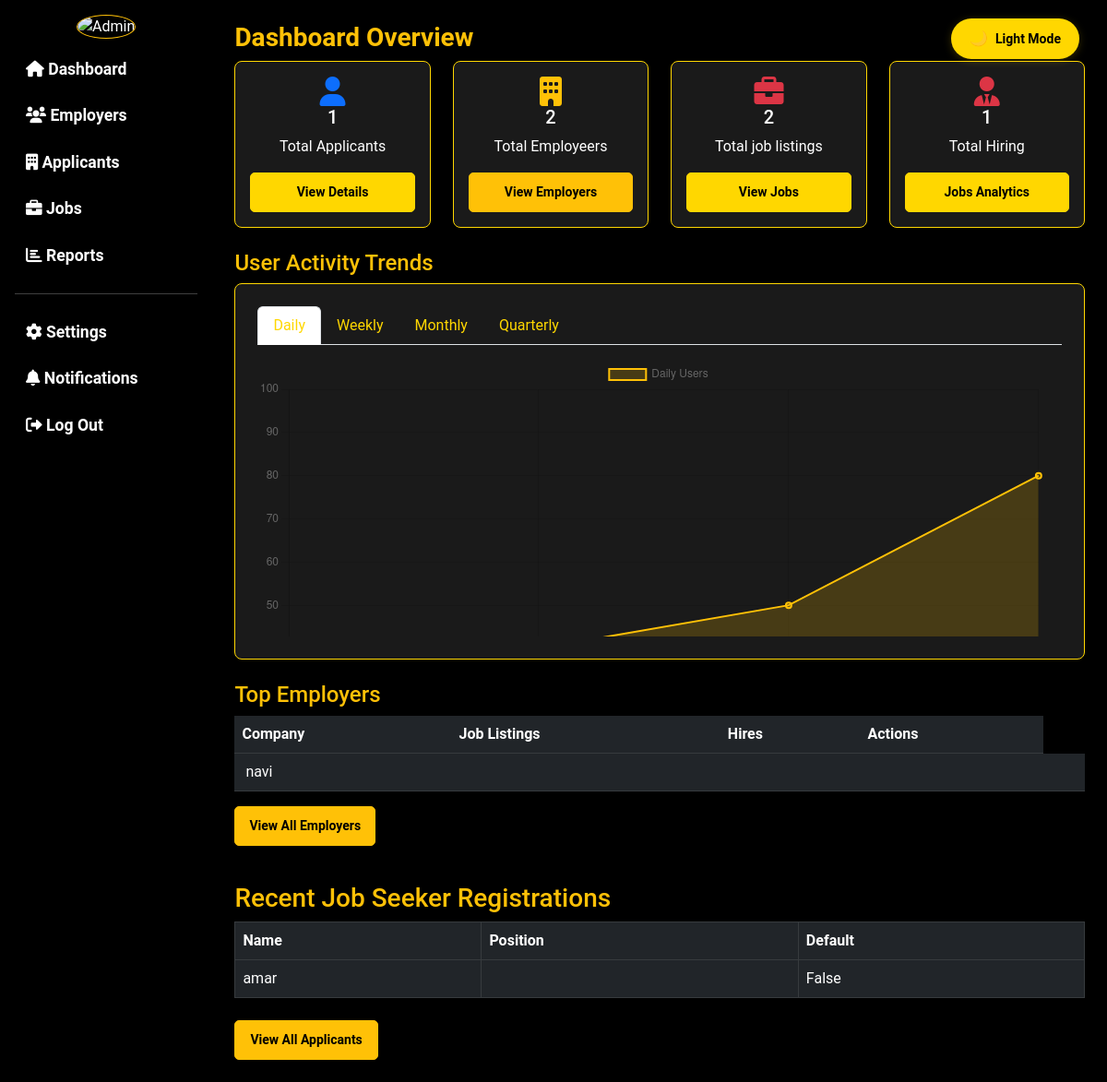
The page /admin_dashboard (signed in) on the database as committed earlier.
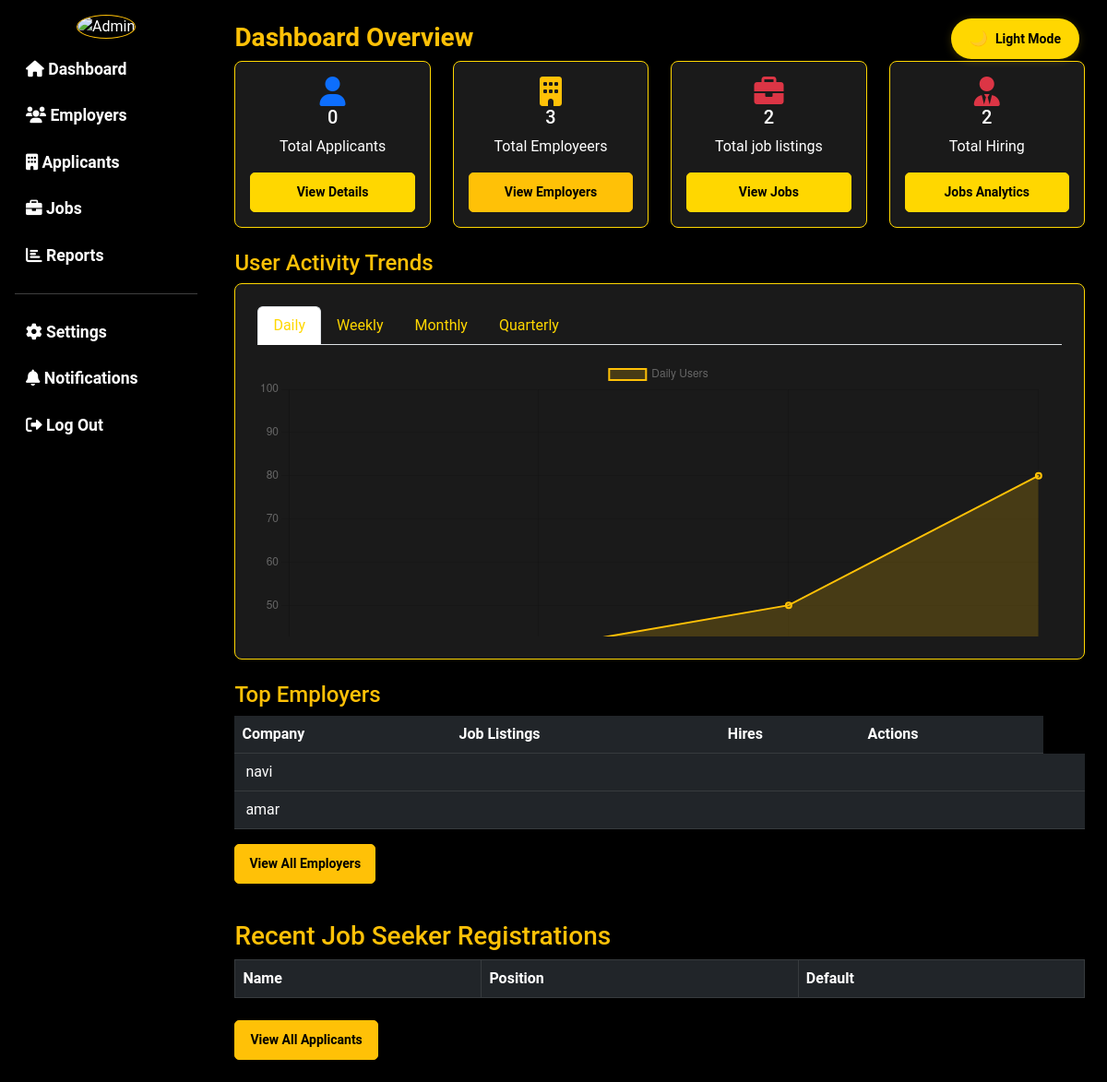
The same page on the database as committed later.
### models.py (models this page shows, shortened)
class User(db.Model, UserMixin):
    id = db.Column(db.Integer, primary_key=True)
    name = db.Column(db.String(100), nullable=False)
    email = db.Column(db.String(100), nullable=False, unique=True)
    password = db.Column(db.String(255), nullable=False)
    role_id = db.Column(db.Integer, db.ForeignKey('role.id'), nullable=False, default=2)
    flag = db.Column(db.Boolean, default=False)
    created_at = db.Column(db.DateTime, default=datetime.utcnow)
    role = db.relationship('Role', backref=db.backref('users', lazy=True))

class Applicants(db.Model):
    id = db.Column(db.Integer, primary_key=True)
    name = db.Column(db.String(100), nullable=False)
    email = db.Column(db.String(100), nullable=False, unique=True)
    password = db.Column(db.String(255), nullable=False)
    approval = db.Column(db.Boolean, default=False)

### app.py (the view)
@app.route('/admin_dashboard')
def admin_dashboard():
    print("Session Data in Admin Dashboard:", session)
    if 'user_email' not in session or session.get('role') != 'admin':
        flash("Access Denied!", "danger")
        return redirect(url_for('login'))
    user = User.query.all()
    applicants = Applicants.query.all()
    jobs = Job.query.all()
    hired_count = Hired.query.all()
    return render_template('admin_dashboard.html', user=user, applicants=applicants, jobs=jobs, hired_count=hired_count)

### static/templates/admin_dashboard.html (shortened to what the changed rows need)
<!DOCTYPE html>
<html lang="en">
<head>
  <link rel="stylesheet" href="https://cdnjs.cloudflare.com/ajax/libs/font-awesome/6.0.0/css/all.min.css">
  <link rel="stylesheet" href="https://cdnjs.cloudflare.com/ajax/libs/bootstrap/5.3.0/css/bootstrap.min.css">
</head>
<body>
  <div class="d-flex">
    <main class="container-fluid p-4">
      <div class="row">
        <div class="col-md-3">
          <div class="card p-3 text-center">
            <i class="fas fa-user text-primary fa-2x"></i>
            <h5>{{ applicants | length}}</h5>
            <p>Total Applicants</p>
            <button class="btn btn-primary">View Details</button>
          </div>
        </div>
        <div class="col-md-3">
          <div class="card p-3 text-center">
            <i class="fas fa-building text-warning fa-2x"></i>
            <h5>{{ user | length}} </h5>
            <p>Total Employeers</p>
            <button class="btn btn-warning">View Employers</button>
          </div>
        </div>
        <div class="col-md-3">
            <div class="card p-3 text-center">
              <i class="fas fa-user-tie text text-danger fa-2x"></i>
              <h5>{{hired_count | length}}</h5>
              <p>Total Hiring</p>
              <button class="btn btn-primary">Jobs Analytics</button>
            </div>
          </div>
      </div>
      <table class="table table-dark table-hover">
        <thead>
            <tr>
                <th>Company</th>
                <th>Job Listings</th>
                <th>Hires</th>
                <th>Actions</th>
            </tr>
        </thead>
        <tbody>
            {% for company in user[1::] %}
            <tr>
                <td>
                    <img src="{{ company.logo }}" class="rounded-circle" width="40"> {{ company.name }}
                </td>
                <td>{{ company.job_listings }} </td>
                <td>{{ company.last_post }}</td>
                <td>{{ company.hires }}</td>
                <td class="{% if company.status == 'Active' %}text-success{% elif company.status == 'Pending' %}text-danger{% elif company.status == 'Review' %}text-warning{% endif %}">
                </td>
            </tr>
            {% endfor %}
        </tbody>
    </table>
<table class="table table-dark table-bordered">
    <thead>
        <tr>
            <th>Name</th>
            <th>Position</th>
            <th>Default</th>
        </tr>
    </thead>
    <tbody>
        {% for applicant in applicants %}
        <tr>
            <td>{{ applicant.name }}</td>
            <td>{{ applicant.position }}</td>
            <td>{{ applicant.approval }}</td>
        </tr>
        {% endfor %}
    </tbody>
</table>
    </main>
  </div>
  <script>
    // Initialize
    JS('-js', {
        particles: {
            number: {
                value: 80,
                density: {
                    enable: true,
                    value_area: 800
                }
            },
            color: {
                value: '#ffffff'
            },
            shape: {
                type: 'circle'
            },
            opacity: {
                value: 0.5,
                random: false
            },
            size: {
                value: 3,
                random: true
            },
            line_linked: {
                enable: true,
                distance: 150,
                color: '#ffffff',
                opacity: 0.4,
                width: 1
            },
            move: {
                enable: true,
                speed: 6,
                direction: 'none',
                random: false,
                straight: false,
                out_mode: 'out',
                bounce: false
            }
        },
        interactivity: {
            detect_on: 'canvas',
            events: {
                onhover: {
                    enable: true,
                }
            }
        }
    });
  </script>
</body>
</html>

Rows that differ between the two databases and show on the page:
removed Applicants: name "amar", approval "False"
added User: name "amar"
Other text that changed with them:
{{ applicants | length }}: "1" → "0"
{{ user | length }}: "2" → "3"
{{ hired_count | length }}: "1" → "2"
